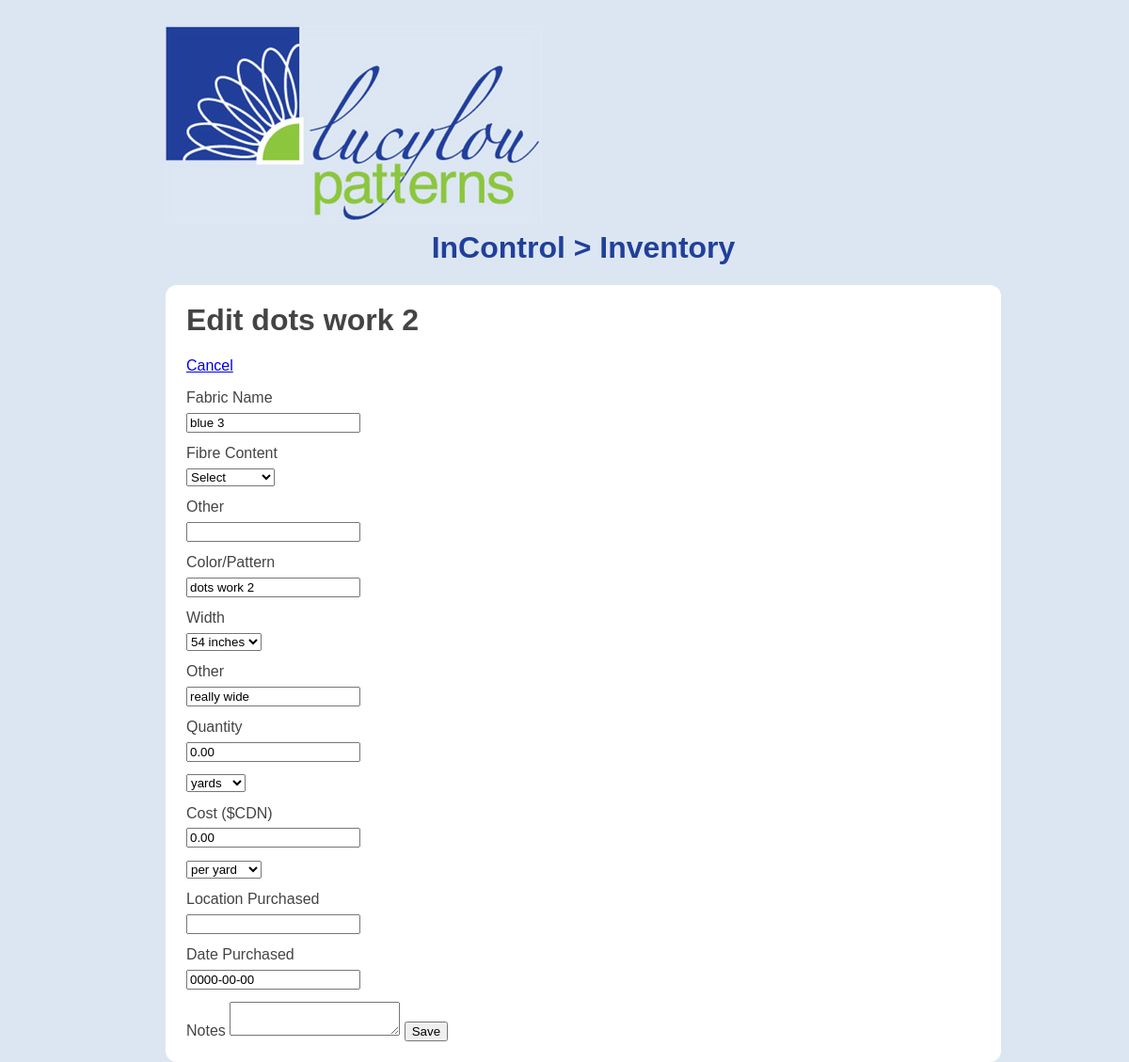
The page /edit.php?id=5 on the database as committed earlier.
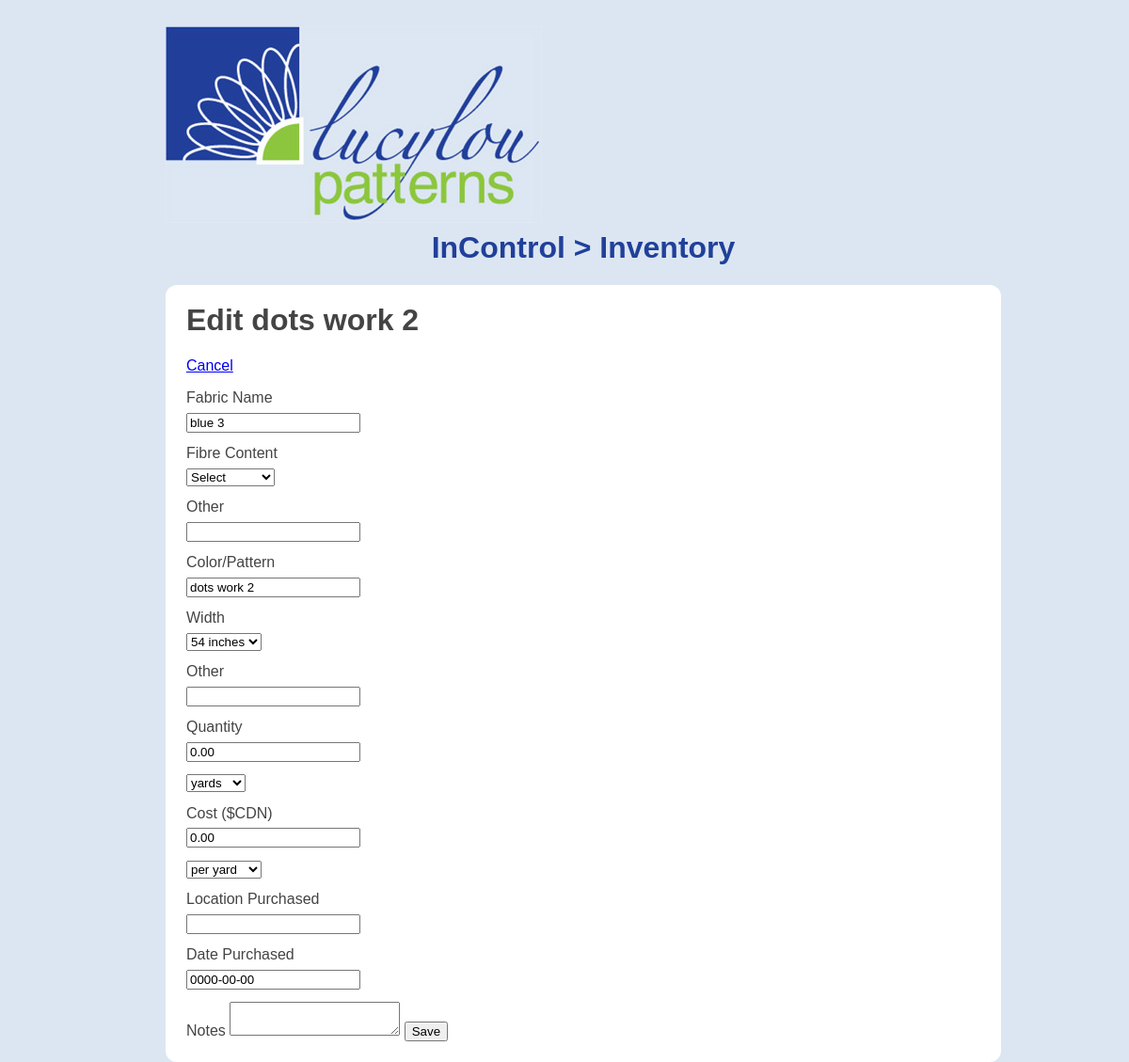
The same page on the database as committed later.
### tables this page shows
CREATE TABLE IF NOT EXISTS `incontrol` (
  `id` int(11) NOT NULL AUTO_INCREMENT,
  `fabric_name` varchar(255) NOT NULL,
  `fibre_content` int(2) NOT NULL,
  `fibre_other` varchar(55) NOT NULL,
  `pattern` varchar(55) NOT NULL,
  `width` int(2) NOT NULL,
  `width_other` varchar(25) NOT NULL,
  `quantity` decimal(5,2) NOT NULL,
  `q_units` int(2) NOT NULL,
  `cost` decimal(5,2) NOT NULL,
  `c_units` int(2) NOT NULL,
  `location` varchar(255) NOT NULL,
  `date_purchased` date NOT NULL,
  `notes` text NOT NULL,
  `preview` varchar(255) NOT NULL,
  PRIMARY KEY (`id`)
);

### selected.php (called while the page is built)
<?php
$fibres = array(
	'Select'
	,'Cotton'
	,'Polyester'
	,'Rayon'
	,'Silk'
	,'Wool'
	,'Wool_Blend'
	,'Other'
);
$widths = array(
	'54 inches'
	,'36 inches'
	,'other'
);
$quantity_units = array(
	'yards'
	,'metres'
);
$cost_units = array(
	'per yard'
	,'per metre'
);

### edit.php (the view, shortened to what this page needs)
<?php
require_once 'includes/db.php';
require_once 'selected.php';
$errors = array();
$id = filter_input(INPUT_GET, 'id', FILTER_SANITIZE_NUMBER_INT);
$fabric_name = filter_input(INPUT_POST, 'fabric_name', FILTER_SANITIZE_STRING);
$fibre_content = filter_input(INPUT_POST, 'fibre_content', FILTER_SANITIZE_NUMBER_INT);
$fibre_other = filter_input(INPUT_POST, 'fibre_other', FILTER_SANITIZE_STRING);
$pattern = filter_input(INPUT_POST, 'pattern', FILTER_SANITIZE_STRING);
$width = filter_input(INPUT_POST, 'width', FILTER_SANITIZE_NUMBER_INT);
$width_other = filter_input(INPUT_POST, 'width_other', FILTER_SANITIZE_STRING);
$quantity = filter_input(INPUT_POST, 'quantity', FILTER_SANITIZE_NUMBER_FLOAT, FILTER_FLAG_ALLOW_FRACTION);
$q_units = filter_input(INPUT_POST, 'q_units', FILTER_SANITIZE_NUMBER_INT);
$cost = filter_input(INPUT_POST, 'cost', FILTER_SANITIZE_NUMBER_FLOAT, FILTER_FLAG_ALLOW_FRACTION);
$c_units = filter_input(INPUT_POST, 'c_units', FILTER_SANITIZE_NUMBER_INT);
$location = filter_input(INPUT_POST, 'location', FILTER_SANITIZE_STRING);
$date_purchased = filter_input(INPUT_POST, 'date_purchased', FILTER_SANITIZE_NUMBER_INT);
$notes = filter_input(INPUT_POST, 'notes', FILTER_SANITIZE_STRING);
if ($_SERVER['REQUEST_METHOD'] == 'POST') {
	if (strlen($fabric_name) < 1  || strlen($fabric_name) > 255) {
		$errors['fabric_name'] = true;
	}
	if (strlen($pattern) < 1  || strlen($pattern) > 55) {
		$errors['pattern'] = true;
	}
	if (strlen($quantity) < 1  || strlen($quantity) > 8) {
		$errors['quantity'] = true;
	}
	if (empty($errors)) {
		require_once 'includes/db.php';
		$sql = $db->prepare('
		UPDATE incontrol
		SET fabric_name = :fabric_name, fibre_content = :fibre_content, fibre_other = :fibre_other, pattern = :pattern, width = :width, width_other = :width_other, quantity = :quantity, q_units = :q_units, cost = :cost, c_units = :c_units, location = :location, date_purchased = :date_purchased, notes = :notes
		WHERE id = :id
		');
		$sql->bindValue(':id', $id, PDO::PARAM_INT);
		$sql->bindValue(':fabric_name', $fabric_name, PDO::PARAM_STR);
		$sql->bindValue(':fibre_content', $fibre_content, PDO::PARAM_INT);
		$sql->bindValue(':fibre_other', $fibre_other, PDO::PARAM_STR);
		$sql->bindValue(':pattern', $pattern, PDO::PARAM_STR);
		$sql->bindValue(':width', $width, PDO::PARAM_INT);
		$sql->bindValue(':width_other', $width_other, PDO::PARAM_STR);
		$sql->bindValue(':quantity', $quantity, PDO::PARAM_INT);
		$sql->bindValue(':q_units', $q_units, PDO::PARAM_INT);
		$sql->bindValue(':cost', $cost, PDO::PARAM_INT);
		$sql->bindValue(':c_units', $c_units, PDO::PARAM_INT);
		$sql->bindValue(':location', $location, PDO::PARAM_STR);
		$sql->bindValue(':date_purchased', $date_purchased, PDO::PARAM_INT);
		$sql->bindValue(':notes', $notes, PDO::PARAM_STR);
		$sql->execute();
		header('Location: index.php');
		exit;
	}
} else {
$sql = $db->prepare('
	SELECT fabric_name, fibre_content, fibre_other, pattern, width, width_other, quantity, q_units, cost, c_units, location, date_purchased, notes
	FROM incontrol
	WHERE id = :id
');
		$sql->bindValue(':id', $id, PDO::PARAM_INT);
		$sql->execute();
		$results = $sql->fetch();
		$fabric_name = $results['fabric_name'];
		$pattern = $results['pattern'];
		$width_other = $results['width_other'];
		$quantity = $results['quantity'];
		$quantity = $results['quantity'];
		$cost = $results['cost'];
		$location = $results['location'];
		$date_purchased = $results['date_purchased'];
		$notes = $results['notes'];
}
?><!DOCTYPE HTML>
<html>
<head>
	<link href="css/general.css" rel="stylesheet">
</head>
<body>
<div class="wrapper">
	<div class="dashboard">
		<h2>InControl > Inventory</h2>
	<h1>Edit <?php echo $results['pattern'];?></h1>
	<p><a href="index.php">Cancel</a></p>
	<form method="post" action="edit.php?id=<?php echo $id; ?>">
		<label for="fabric_name">Fabric Name<?php if (isset($errors['fabric_name'])) : ?> <strong class="error"> is required</strong><?php endif; ?></label>
		<input name="fabric_name" id="fabric_name" required value="<?php echo $fabric_name; ?>"></input>
		<label for="fibre_content">Fibre Content</label>
		<select id="fibre_content" name="fibre_content" >
   			<?php foreach ($fibres as $key => $value) : ?>
			<option value="<?php echo $key; echo 'selected="selected"'?>">
			 <?php echo $value;?>
			</option>
			<?php endforeach; ?>
		</select>
		<label for="fibre_other">Other </label>
		<input name="fibre_other" id="fibre_other" value="<?php echo $fibre_other; ?>"></input>
		<label for="pattern">Color/Pattern<?php if (isset($errors['pattern'])) : ?> <strong class="error"> is required</strong><?php endif; ?></label>
		<input name="pattern" id="pattern" required value="<?php echo $pattern; ?>"></input>
		<label for="width">Width</label>
		<select id="width" name="width" >
		<?php foreach ($widths as $key => $value) : ?>
			<option value="<?php echo $key; ?>">
			 <?php echo $value;?>
			</option>
		<?php endforeach; ?>
		</select>
		<label for="width_other">Other</label>
		<input name="width_other" id="width_other" value="<?php echo $width_other; ?>"></input>
		<label for="quantity">Quantity<?php if (isset($errors['quantity'])) : ?> <strong class="error"> must be a number.</strong><?php endif; ?></label>
		<input name="quantity" id="quantity" required value="<?php echo $quantity; ?>"></input>
		<select id="q_units" name="q_units">
		<?php foreach ($quantity_units as $key => $value) : ?>
			<option value="<?php echo $key; ?>">
			 <?php echo $value;?>
			</option>
		<?php endforeach; ?>
		</select>
		<label for="cost">Cost ($CDN)</label>
		<input name="cost" id="cost" value="<?php echo $cost; ?>"></input>
		<select id="c_units" name="c_units">
		<?php foreach ($cost_units as $key => $value) : ?>
			<option value="<?php echo $key; ?>">
			 <?php echo $value;?>
			</option>
		<?php endforeach; ?>
		</select>
		<label for="location">Location Purchased</label>
		<input name="location" id="location" value="<?php echo $location; ?>"></input>
		<label for="date_purchased">Date Purchased</label>
		<input name="date_purchased" id="date_purchased" value="<?php echo $date_purchased; ?>"></input>
		<label for="notes">Notes</label>
		<textarea name="notes" ><?php echo $notes; ?></textarea>
		<button type="submit">Save</button>
	</form>
	</div>
</div>
</body>
</html>

### css/general.css (style rules this page uses)
html { background-color: #dce6f2; color:#444; font: 100% normal Verdana, Geneva, sans-serif; }
input, select { margin: 0.5em 0.5em 1em 0; display: block; }
div.wrapper { background: #dce6f2 url(../images/lucylou-logo.jpg) no-repeat; top: 20px; left:20px; margin: 0 auto; width:75%; position: relative; }
h2 { color:#20409a; font-size: 2em; font-weight: bold; margin: -80px 0 40px 0; text-align:center; }
div.dashboard { margin: 0 auto; padding: 20px; border: 0; background-color: #fff; position:inherit; top: 275px; border: 2px solid #fff; -webkit-border-radius: 12px; -moz-border-radius: 12px; border-radius: 12px; }

Rows that differ between the two databases and show on the page:
changed incontrol "dots work 2": width_other "really wide" → (not shown)
